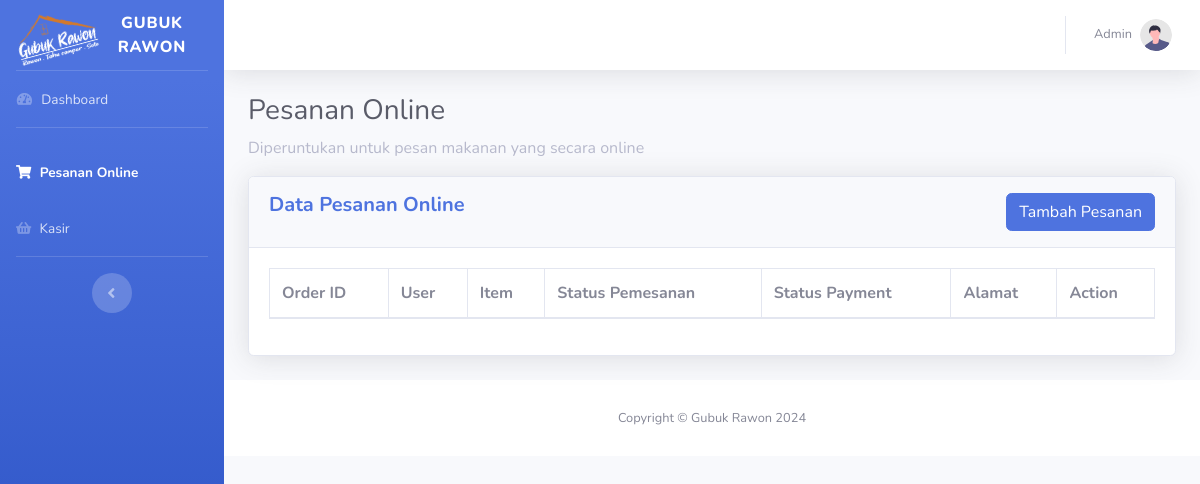
The page /admin/pesananOnline.php (signed in) on the database as committed earlier.
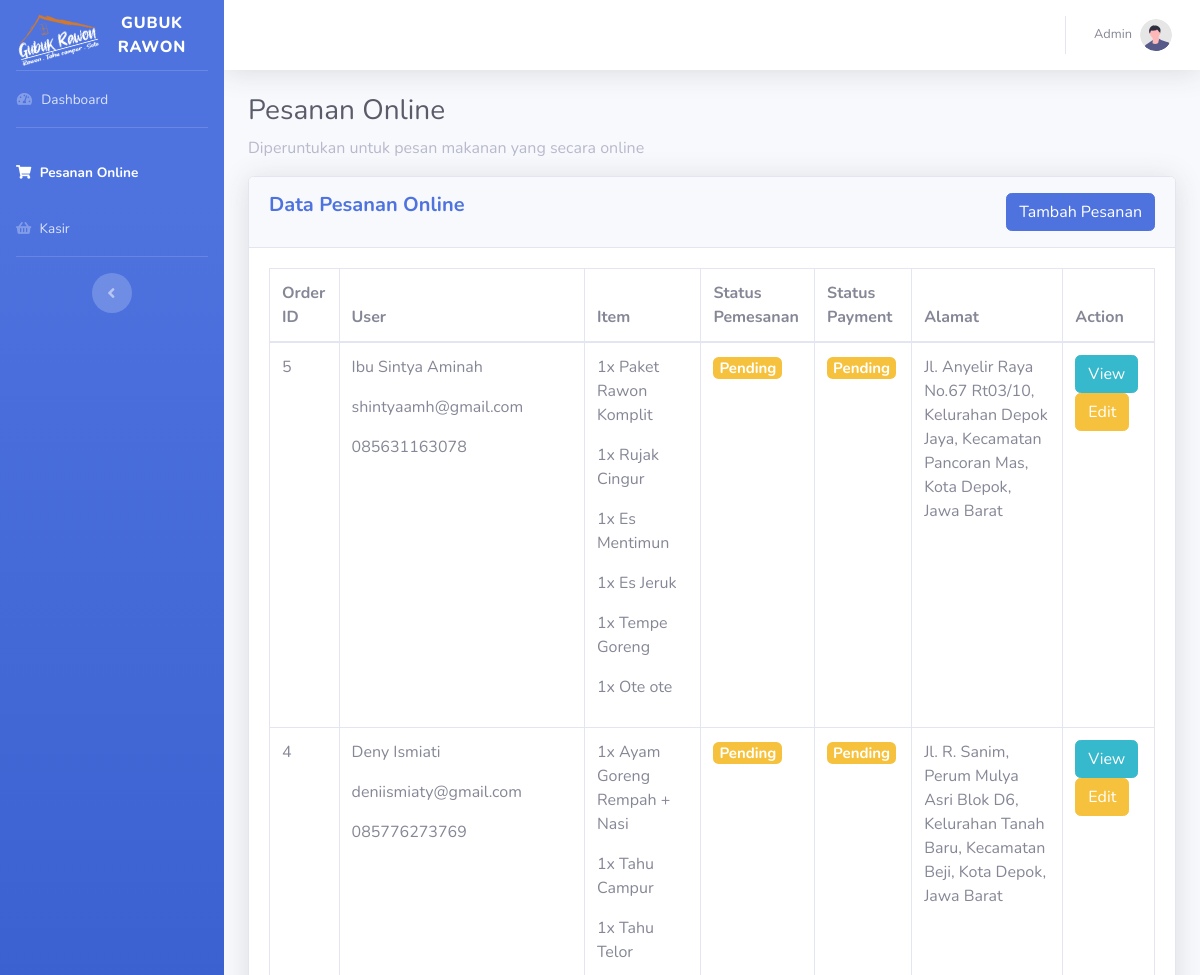
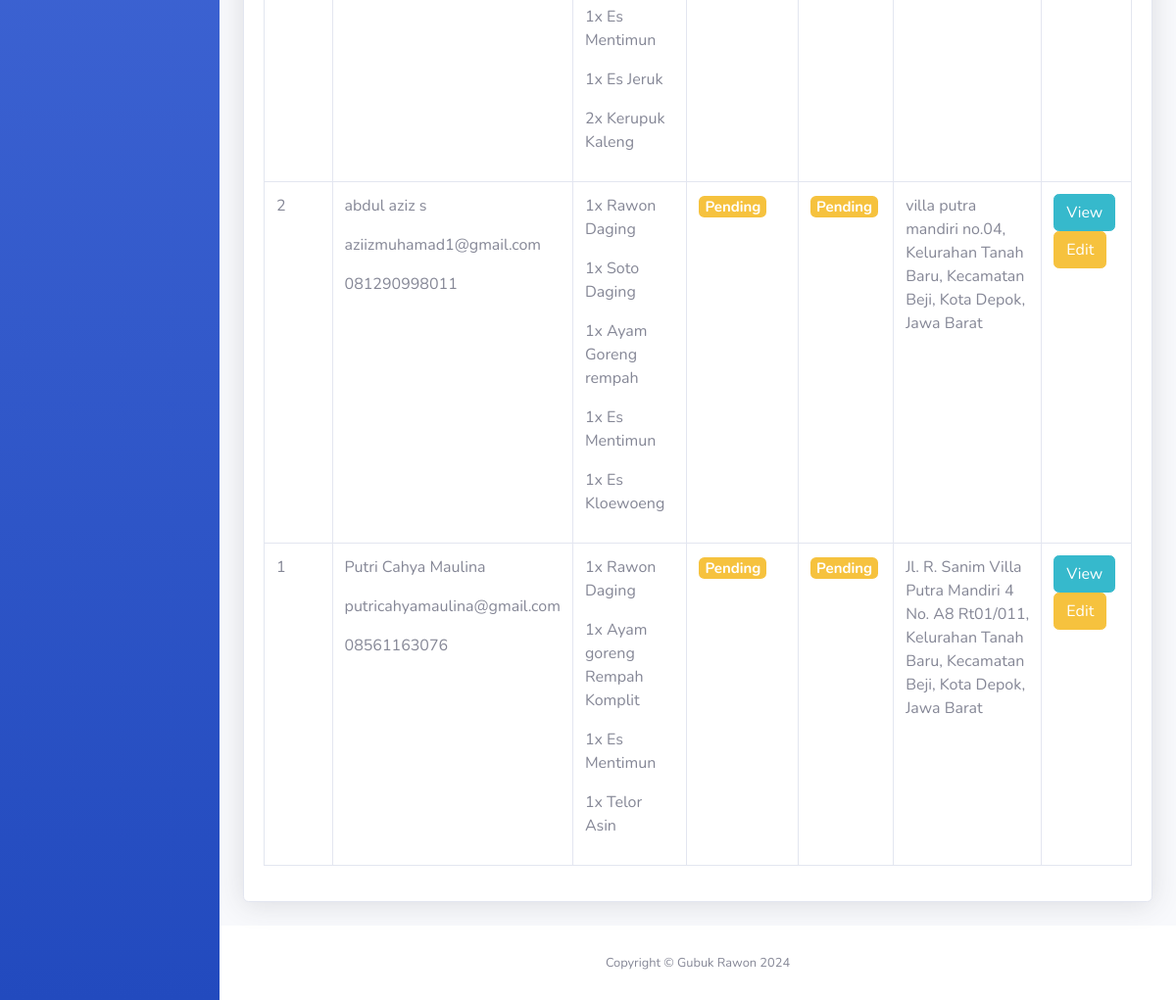
The same page on the database as committed later (2 pictures, top to bottom).
### tables this page shows
CREATE TABLE `Orders` (
  `orderID` int(11) NOT NULL,
  `customerID` int(11) NOT NULL,
  `orderDate` datetime DEFAULT current_timestamp(),
  `totalAmount` decimal(10,2) DEFAULT NULL,
  `status` enum('Pending','Proses','Selesai','Diantar','Cancelled') DEFAULT 'Pending',
  `paymentStatus` enum('Pending','Paid','Failed') DEFAULT 'Pending',
  `paymentMethod` enum('COD','Credit Card','Bank Transfer') DEFAULT 'COD',
  `orderType` enum('Online','Offline') DEFAULT NULL
);

CREATE TABLE `Customer` (
  `customerID` int(11) NOT NULL,
  `name` varchar(30) DEFAULT NULL,
  `email` varchar(30) DEFAULT NULL,
  `phoneNumber` varchar(13) DEFAULT NULL,
  `address` text DEFAULT NULL
);

### koneksi.php (called while the page is built, shortened)
<?php
class database
{
  var $db_host = "localhost";
  var $db_user = "root";
  var $db_password = "";
  var $db_name = "gubuk_rawon";
  var $koneksi = "";
  public function __construct()
  {
    $this->koneksi = mysqli_connect($this->db_host, $this->db_user, $this->db_password, $this->db_name);
  }
  public function get_orders_by_customer_online()
  {
    $query = "
            SELECT
            Customer.customerID,
            Customer.name,
            Customer.email,
            Customer.phoneNumber,
            Customer.address,
            Orders.orderID,
            Orders.orderDate,
            Orders.status AS orderStatus,
            Orders.paymentStatus,
            Orders.paymentMethod,
            Orders.orderDate,
            GROUP_CONCAT(Menu.menuName SEPARATOR ', ') AS menuNames,
            GROUP_CONCAT(OrderDetail.quantity SEPARATOR ', ') AS quantities,
            GROUP_CONCAT(Menu.price SEPARATOR ', ') AS prices
        FROM
            Customer
        JOIN Orders ON Customer.customerID = Orders.customerID
        JOIN OrderDetail ON Orders.orderID = OrderDetail.orderID
        JOIN Menu ON OrderDetail.menuID = Menu.menuID
        WHERE orderType = 'Online'
        GROUP BY
            Orders.orderID
        ORDER BY
            Orders.orderDate DESC";
    $data = mysqli_query($this->koneksi, $query);
    return $data;
  }
}

### admin/pesananOnline.php (the view, shortened to what this page needs)
<?php
include("layout/navbar.php");
include("../koneksi.php");
$db = new database();
$query = $db->get_orders_by_customer_online();
$result = $query->fetch_all(MYSQLI_ASSOC);
?>
<div class="container-fluid">
  <h1 class="h3 mb-2 text-gray-800">Pesanan Online</h1>
  <p class="text-gray-500">Diperuntukan untuk pesan makanan yang secara online</p>
  <div class="card shadow mb-4">
    <div class="card-header py-3">
      <a href="insertPemesanan.php" class="btn btn-primary float-right">Tambah Pesanan</a>
      <h5 class="m-0 font-weight-bold text-primary">Data Pesanan Online</h5>
    </div>
    <div class="card-body">
      <div class="table-responsive">
        <table class="table table-bordered" id="dataTable" width="100%" cellspacing="0">
          <thead>
            <tr>
              <th>Order ID</th>
              <th>User</th>
              <th>Item</th>
              <th>Status Pemesanan</th>
              <th>Status Payment</th>
              <th>Alamat</th>
              <th>Action</th>
            </tr>
          </thead>
          <tbody>
            <?php
            $counter = 1;
            foreach ($result as $value) :
            ?>
              <tr>
                <td><?= $value['orderID'] ?></td>
                <td>
                  <p><?= $value['name'] ?></p>
                  <p><?= $value['email'] ?></p>
                  <p><?= $value['phoneNumber'] ?></p>
                </td>
                <td>
                  <?php
                  $menuArray = explode(', ', $value['menuNames']);
                  $quantityArray = explode(', ', $value['quantities']);
                  for ($i = 0; $i < count($menuArray); $i++) {
                    echo "<p> {$quantityArray[$i]}x {$menuArray[$i]}</p>";
                  }
                  ?>
                </td>
                <td>
                  <h5>
                    <?php
                    $orderStatus = $value['orderStatus'];
                    switch ($orderStatus) {
                      case 'Pending':
                        echo '<span class="badge badge-warning">' . $orderStatus . '</span>';
                        break;
                    }
                    ?>
                  </h5>
                </td>
                <td>
                  <h5>
                    <?php
                    $paymentStatus = $value['paymentStatus'];
                    if ($paymentStatus == 'Pending') {
                      echo '<span class="badge badge-warning">' . $paymentStatus . '</span>';
                    } elseif ($paymentStatus == 'Paid') {
                      echo '<span class="badge badge-success">' . $paymentStatus . '</span>';
                    } elseif ($paymentStatus == 'Failed') {
                      echo '<span class="badge badge-danger">' . $paymentStatus . '</span>';
                    } else {
                      echo $paymentStatus;
                    }
                    ?>
                  </h5>
                </td>
                <td>
                  <?= $value['address'] ?>
                </td>
                <td>
                  <a href="#viewDetail<?= $counter ?>" class="btn btn-info" data-toggle="modal" data-target="#viewDetail<?= $counter ?>">
                    View
                  </a>
                  <a href="updatePemesanan.php?orderId=<?= $value['orderID'] ?>" class="btn btn-warning">
                    Edit
                  </a>
                </td>
              </tr>
            <?php
              $counter++;
            endforeach;
            ?>
          </tbody>
        </table>
      </div>
    </div>
  </div>
</div>
<?php
include("layout/footer.php");
?>

### admin/layout/navbar.php (shortened to what this page needs)
<?php
$current_file = basename($_SERVER['SCRIPT_FILENAME']);
?>
<!DOCTYPE html>
<html lang="en">
<head>
	<link href="../assets/template/vendor/fontawesome-free/css/all.min.css" rel="stylesheet" type="text/css">
	<link href="../assets/template/css/sb-admin-2.min.css" rel="stylesheet">
	<link href="../assets/template/vendor/datatables/dataTables.bootstrap4.min.css" rel="stylesheet">
</head>
<body id="page-top">
	<div id="wrapper">
		<ul class="navbar-nav bg-gradient-primary sidebar sidebar-dark accordion" id="accordionSidebar">
			<a class="sidebar-brand d-flex align-items-center justify-content-center" href="index.php">
				<div class="sidebar-brand-icon rotate-n-15">
					<img src="../assets/img/about-us/logo 4.png" alt="logo" width="80px">
				</div>
				<div class="sidebar-brand-text mx-3">Gubuk Rawon</div>
			</a>
			<hr class="sidebar-divider my-0">
			<li class="nav-item <?php echo ($current_file == 'index.php' || $current_file == 'insertPemesanan.php') ? 'active' : '' ?> ">
				<a class="nav-link" href="index.php">
					<i class="fas fa-fw fa-tachometer-alt"></i>
					<span>Dashboard</span></a>
			</li>
			<hr class="sidebar-divider">
			<li class="nav-item <?php echo ($current_file == 'pesananOnline.php' ) ? 'active' : '' ?> ">
				<a class="nav-link" href="pesananOnline.php">
					<i class="fa fa-shopping-cart" aria-hidden="true"></i>
					<span>Pesanan Online</span></a>
			</li>
			<li class="nav-item <?php echo ($current_file == 'kasir.php' || $current_file == "insertPesananOffline.php") ? 'active' : '' ?> ">
				<a class="nav-link" href="kasir.php">
					<i class="fa fa-shopping-basket" aria-hidden="true"></i>
					<span>Kasir</span></a>
			</li>
			<hr class="sidebar-divider d-none d-md-block">
			<div class="text-center d-none d-md-inline">
				<button class="rounded-circle border-0" id="sidebarToggle"></button>
			</div>
		</ul>
		<div id="content-wrapper" class="d-flex flex-column">
			<div id="content">
				<nav class="navbar navbar-expand navbar-light bg-white topbar mb-4 static-top shadow">
					<ul class="navbar-nav ml-auto">
						<li class="nav-item dropdown no-arrow">
							<a class="nav-link dropdown-toggle" href="#" id="userDropdown" role="button" data-toggle="dropdown" aria-haspopup="true" aria-expanded="false">
								<span class="mr-2 d-none d-lg-inline text-gray-600 small">Admin</span>
								<img class="img-profile rounded-circle" src="../assets/template/img/undraw_profile.svg">
							</a>
						</li>
					</ul>
				</nav>

### admin/layout/footer.php (shortened to what this page needs)
<footer class="sticky-footer bg-white">
    <div class="container my-auto">
        <div class="copyright text-center my-auto">
            <span>Copyright &copy; Gubuk Rawon 2024</span>
        </div>
    </div>
</footer>
</div>
</div>
</body>
</html>

Rows that differ between the two databases and show on the page:
added orders: orderID "5", customerID.name "Ibu Sintya Aminah", customerID.email "shintyaamh@gmail.com", customerID.phoneNumber "085631163078", i "1", i "Paket Rawon Komplit", i "Rujak Cingur", i "Es Mentimun", i "Es Jeruk", i "Tempe Goreng", i "Ote ote", status "Pending", paymentStatus "Pending", customerID.address "Jl. Anyelir Raya No.67 Rt03/10, Kelurahan Depok Jaya, Kecamatan Pancoran Mas, Kota Depok, Jawa Barat"
added orders: orderID "4", customerID.name "Deny Ismiati", customerID.email "deniismiaty@gmail.com", customerID.phoneNumber "085776273769", i "1", i "Ayam Goreng Rempah + Nasi", i "Tahu Campur", i "Tahu Telor", i "Es Mentimun", i "Es Jeruk", i "2", i "Kerupuk Kaleng", status "Pending", paymentStatus "Pending", customerID.address "Jl. R. Sanim, Perum Mulya Asri Blok D6, Kelurahan Tanah Baru, Kecamatan Beji, Kota Depok, Jawa Barat"
added orders: orderID "2", customerID.name "abdul aziz s", customerID.email "aziizmuhamad1@gmail.com", customerID.phoneNumber "081290998011", i "1", i "Rawon Daging", i "Soto Daging", i "Ayam Goreng rempah", i "Es Mentimun", i "Es Kloewoeng", status "Pending", paymentStatus "Pending", customerID.address "villa putra mandiri no.04, Kelurahan Tanah Baru, Kecamatan Beji, Kota Depok, Jawa Barat"
added orders: orderID "1", customerID.name "Putri Cahya Maulina", customerID.email "putricahyamaulina@gmail.com", customerID.phoneNumber "08561163076", i "Rawon Daging", i "Ayam goreng Rempah Komplit", i "Es Mentimun", i "Telor Asin", status "Pending", paymentStatus "Pending", customerID.address "Jl. R. Sanim Villa Putra Mandiri 4 No. A8 Rt01/011, Kelurahan Tanah Baru, Kecamatan Beji, Kota Depok, Jawa Barat"
